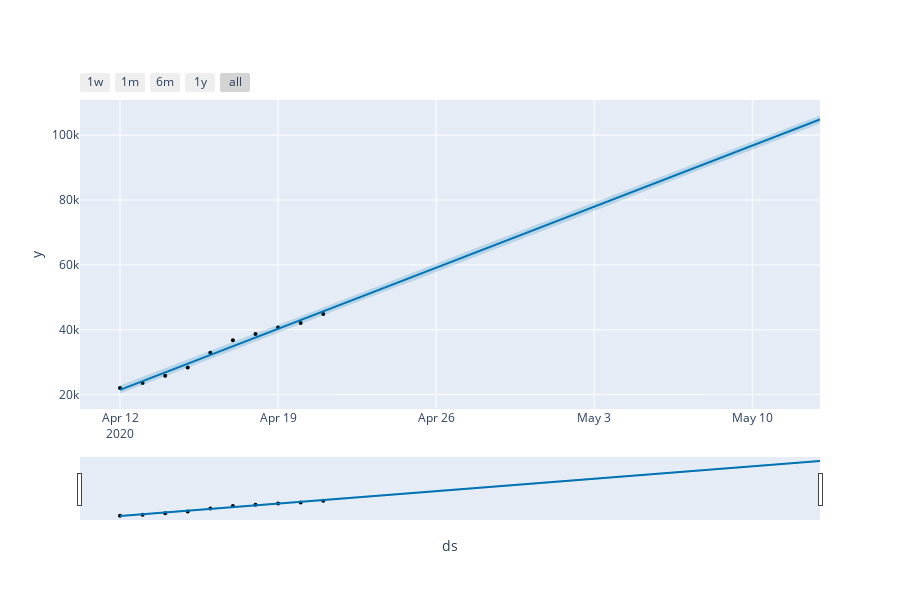

Notebook source saved alongside this figure:
### Markdown cell above
Para poder ver los componentes del pronóstico, usaremos plot_plotly

### Code cell
fig = plot_plotly(m, forecast)
py.iplot(fig) 
fig = m.plot(forecast,xlabel='Date',ylabel='Deaths Count')
